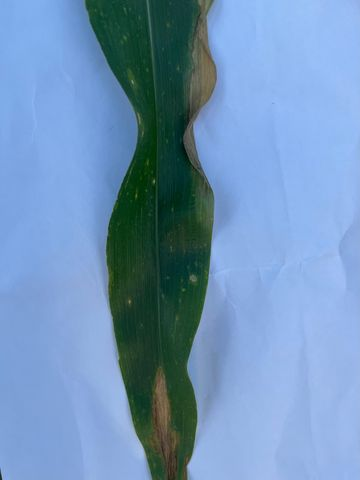
#> input picture UI Streamlit/assets/sample_images/hawar.jpg, 360 x 480 px
$ python -i preprocessing.py   (imports and definitions only)
#> lines starting #> are read from the running program, lines starting #| are printed output that depends on the picture
#> further down, picture is the input picture: shape (480, 360, 3); mean B, G, R 184.2, 147.3, 112.2
"""
Preprocessing module for corn leaf disease classification.

This module contains functions for image preprocessing including:
- Resize to target size (256x256)
- BGR to RGB conversion
- Normalization to [0, 1]
- Grayscale conversion
"""

import cv2
import numpy as np


def preprocess_image(img, target_size=(256, 256)):
    """
    Preprocessing citra daun jagung.

    Tahapan:
    1. Resize ke ukuran target (default 256x256, sejalan dengan PlantVillage).
    2. BGR (OpenCV) -> RGB.
    3. Normalisasi piksel ke [0, 1].
    4. Konversi ke grayscale.

    Args:
        img: Input image in BGR format (from cv2.imread or similar)
        target_size: Target size tuple (width, height)

    Returns:
        tuple: (img_rgb_norm, gray)
            - img_rgb_norm: Normalized RGB image (float32, range [0, 1])
            - gray: Grayscale image (uint8, range [0, 255])
    """
#> called with target_size = (256, 256)
    img_resized = cv2.resize(img, target_size)
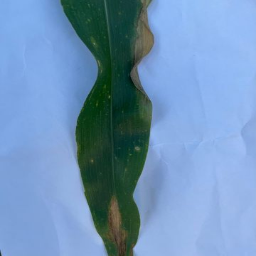
#> img_resized: shape (256, 256, 3); mean B, G, R 184.1, 147.2, 112.2
    img_rgb = cv2.cvtColor(img_resized, cv2.COLOR_BGR2RGB)
    img_rgb_norm = img_rgb.astype("float32") / 255.0
    gray = cv2.cvtColor((img_rgb_norm * 255).astype("uint8"), cv2.COLOR_RGB2GRAY)
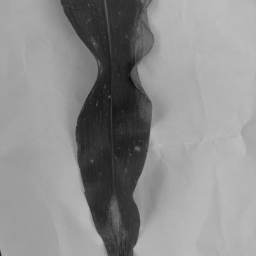
#> gray: shape (256, 256); min 10, max 191, mean 141
    return img_rgb_norm, gray


def preprocess_pil_image(pil_image, target_size=(256, 256)):
    """
    Preprocessing PIL Image daun jagung.

    Args:
        pil_image: PIL Image object
        target_size: Target size tuple (width, height)

    Returns:
        tuple: (img_rgb_norm, gray)
    """
    # Convert PIL to numpy array (RGB format)
    img_rgb = np.array(pil_image.convert("RGB"))

    # Resize
    img_resized = cv2.resize(img_rgb, target_size)

    # Normalize
    img_rgb_norm = img_resized.astype("float32") / 255.0

    # Convert to grayscale
    gray = cv2.cvtColor((img_rgb_norm * 255).astype("uint8"), cv2.COLOR_RGB2GRAY)

    return img_rgb_norm, gray

>>> import cv2
>>> picture = cv2.imread('../assets/sample_images/hawar.jpg')
>>> result = preprocess_image(picture)

$ run again, on UI Streamlit/assets/sample_images/karat.jpg
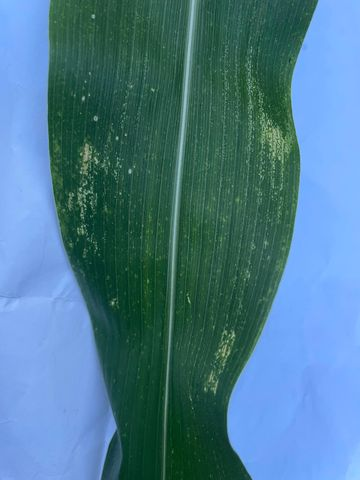
#> input picture UI Streamlit/assets/sample_images/karat.jpg, 360 x 480 px
#> picture is the input picture: shape (480, 360, 3); mean B, G, R 143.1, 122.3, 75.2
#> in preprocess_image, `img_resized = cv2.resize(img, target_size)`:
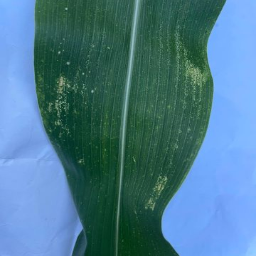
#> img_resized: shape (256, 256, 3); mean B, G, R 143, 122.2, 75
#> in preprocess_image, `gray = cv2.cvtColor((img_rgb_norm * 255).astype("uint8"), cv2.COLOR_RG..`:
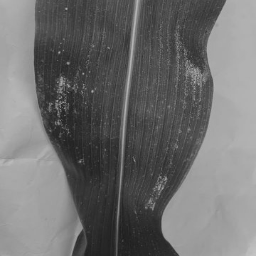
#> gray: shape (256, 256); min 30, max 195, mean 110.5

$ run again, on UI Streamlit/assets/sample_images/rusak.jpg
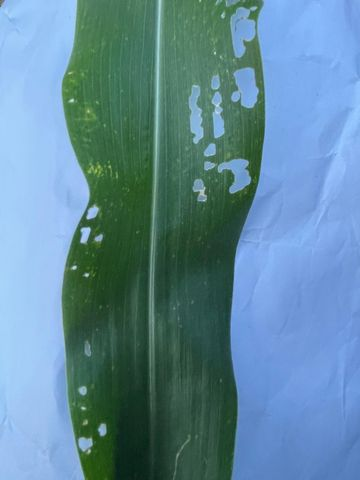
#> input picture UI Streamlit/assets/sample_images/rusak.jpg, 360 x 480 px
#> picture is the input picture: shape (480, 360, 3); mean B, G, R 155.8, 137.2, 96.4
#> in preprocess_image, `img_resized = cv2.resize(img, target_size)`:
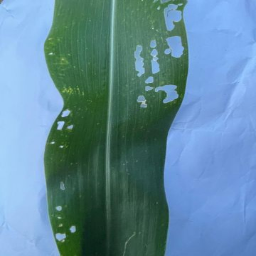
#> img_resized: shape (256, 256, 3); mean B, G, R 155.7, 137.1, 96.3
#> in preprocess_image, `gray = cv2.cvtColor((img_rgb_norm * 255).astype("uint8"), cv2.COLOR_RG..`:
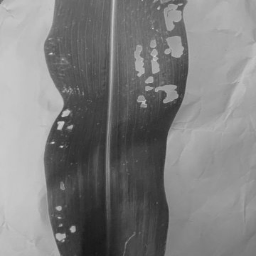
#> gray: shape (256, 256); min 24, max 213, mean 127
